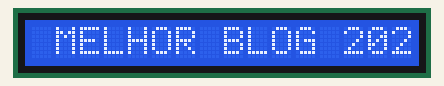
A sketch run on a simulated Arduino Uno, built with avr-gcc and run on an emulated ATmega328P. Parts: 16×1 character LCD.

Above: at 0.2 s.

The sketch:

sketch_nov22b.ino
```cpp
#include <Wire.h> // Biblioteca utilizada para fazer a comunicação com o I2C
#include <LiquidCrystal_I2C.h> // Biblioteca utilizada para fazer a comunicação com o display 20x4

#define col 16 // Serve para definir o numero de colunas do display utilizado
#define lin  1 // Serve para definir o numero de linhas do display utilizado
#define ende  0x3F // Serve para definir o endereço do display.

LiquidCrystal_I2C lcd(ende,col,lin); // Chamada da funcação LiquidCrystal para ser usada com o I2C

void setup() //Incia o display
{
  lcd.init(); // Serve para iniciar a comunicação com o display já conectado
  lcd.backlight(); // Serve para ligar a luz do display
  lcd.clear(); // Serve para limpar a tela do display
}
void loop()
{
  lcd.setCursor(1,0); // Coloca o cursor do display na coluna 1 e linha 1
  lcd.print("CASA DA ROBOTICA "); // Comando de saída com a mensagem que deve aparecer na coluna 2 e linha 1.
  lcd.setCursor(1, 1); //Coloca o cursor do display na coluna 1 e linha 2
  lcd.print("MELHOR LOJA 2022");  // Comando de saida com a mensagem que deve aparecer na coluna 2 e linha 2
  lcd.setCursor(1,2); //Coloca o cursor do display na coluna 1 e linha 1
  lcd.print("BLOG DA ROBOTICA");  // Comando de saida com a mensagem que deve aparecer na coluna 2 e linha 3
  lcd.setCursor(1 ,3); //Coloca o cursor do display na coluna 1 e linha 2
  lcd.print("MELHOR BLOG 2022");  // Comando de saida com a mensagem que deve aparecer na coluna 2 e linha 4
  delay(3000);  // delay de 5 segundos com todas as mensagens na tela
  lcd.clear(); // Limpa o display até o loop ser reiniciado
}
```
